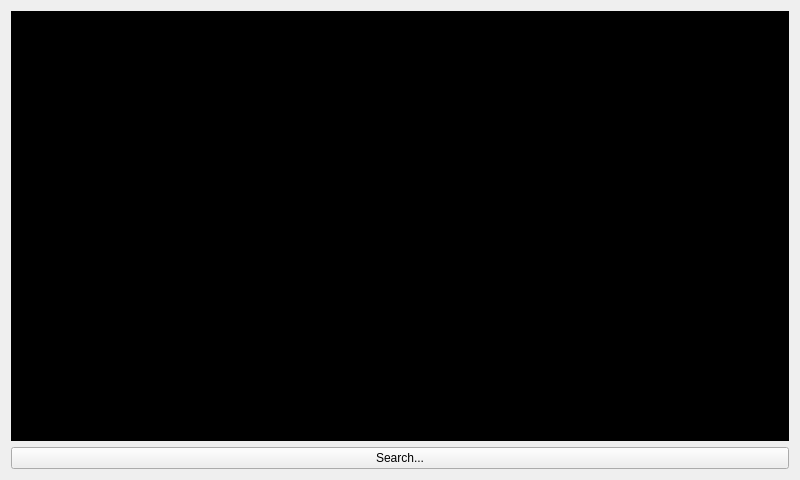
<?xml version="1.0" encoding="UTF-8"?>
<ui version="4.0">
 <class>CMPSynch</class>
 <widget class="QMainWindow" name="CMPSynch">
  <property name="geometry">
   <rect>
    <x>0</x>
    <y>0</y>
    <width>800</width>
    <height>480</height>
   </rect>
  </property>
  <property name="windowTitle">
   <string>CMPSynch</string>
  </property>
  <property name="styleSheet">
   <string notr="true"/>
  </property>
  <widget class="QWidget" name="centralWidget">
   <layout class="QVBoxLayout" name="verticalLayout">
    <item>
     <widget class="QTextEdit" name="teLog">
      <property name="styleSheet">
       <string notr="true">background-color: rgb(0, 0, 0);
border-color: rgb(255, 37, 40);
font: 75 12pt &quot;DejaVu Sans&quot;;</string>
      </property>
      <property name="readOnly">
       <bool>true</bool>
      </property>
     </widget>
    </item>
    <item>
     <widget class="QPushButton" name="pbSearch">
      <property name="text">
       <string>Search...</string>
      </property>
     </widget>
    </item>
   </layout>
  </widget>
 </widget>
 <layoutdefault spacing="6" margin="11"/>
 <resources/>
 <connections/>
</ui>
